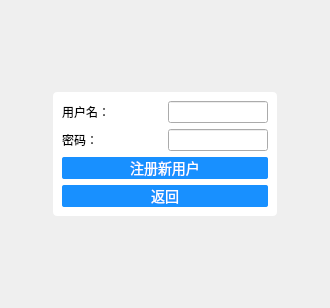
<?xml version="1.0" encoding="UTF-8"?>
<ui version="4.0">
 <class>UserManagement</class>
 <widget class="QDialog" name="UserManagement">
  <property name="geometry">
   <rect>
    <x>0</x>
    <y>0</y>
    <width>330</width>
    <height>308</height>
   </rect>
  </property>
  <property name="windowTitle">
   <string>Dialog</string>
  </property>
  <property name="styleSheet">
   <string notr="true">#UserManagement{
	border-image: url(:/image/login.jpg);
}



</string>
  </property>
  <layout class="QGridLayout" name="gridLayout_5">
   <item row="0" column="0">
    <widget class="QStackedWidget" name="stackedWidget_userManagement">
     <property name="autoFillBackground">
      <bool>false</bool>
     </property>
     <property name="styleSheet">
      <string notr="true">QPushButton{
	border: 0px;
    border-radius: 2px;
    color: rgb(255, 255, 255);
    background-color: rgb(24, 144, 255);
    min-width: 110px;
    min-height: 22px;
    font-family: &quot;黑体&quot;;
    font-size: 14px;
}

QPushButton:hover{
    background-color: rgb(70, 166, 255);
}

QPushButton:pressed{
    background-color: rgb(22, 130, 230);
}
</string>
     </property>
     <property name="currentIndex">
      <number>1</number>
     </property>
     <widget class="QWidget" name="page_login">
      <property name="styleSheet">
       <string notr="true">#page_login{
	background-color: rgba(255, 255, 255, 0);
}</string>
      </property>
      <layout class="QGridLayout" name="gridLayout_4">
       <item row="0" column="0">
        <layout class="QHBoxLayout" name="horizontalLayout_11">
         <item>
          <spacer name="horizontalSpacer">
           <property name="orientation">
            <enum>Qt::Horizontal</enum>
           </property>
           <property name="sizeHint" stdset="0">
            <size>
             <width>40</width>
             <height>20</height>
            </size>
           </property>
          </spacer>
         </item>
         <item>
          <layout class="QVBoxLayout" name="verticalLayout_3">
           <item>
            <spacer name="verticalSpacer_2">
             <property name="orientation">
              <enum>Qt::Vertical</enum>
             </property>
             <property name="sizeHint" stdset="0">
              <size>
               <width>20</width>
               <height>40</height>
              </size>
             </property>
            </spacer>
           </item>
           <item>
            <widget class="QWidget" name="widget_login" native="true">
             <property name="styleSheet">
              <string notr="true">#widget_login{	
	background-color: rgb(255, 255, 255);
	border-radius:4px;
}</string>
             </property>
             <layout class="QGridLayout" name="gridLayout_2">
              <property name="leftMargin">
               <number>9</number>
              </property>
              <property name="topMargin">
               <number>9</number>
              </property>
              <property name="rightMargin">
               <number>9</number>
              </property>
              <property name="bottomMargin">
               <number>9</number>
              </property>
              <item row="0" column="0">
               <layout class="QHBoxLayout" name="horizontalLayout">
                <item>
                 <widget class="QLabel" name="label">
                  <property name="minimumSize">
                   <size>
                    <width>100</width>
                    <height>0</height>
                   </size>
                  </property>
                  <property name="text">
                   <string>用户名：</string>
                  </property>
                 </widget>
                </item>
                <item>
                 <widget class="QLineEdit" name="lineEdit_userName"/>
                </item>
               </layout>
              </item>
              <item row="1" column="0">
               <widget class="QStackedWidget" name="stackedWidget_password">
                <property name="styleSheet">
                 <string notr="true"/>
                </property>
                <property name="currentIndex">
                 <number>0</number>
                </property>
                <widget class="QWidget" name="page">
                 <layout class="QVBoxLayout" name="verticalLayout_2">
                  <property name="leftMargin">
                   <number>0</number>
                  </property>
                  <property name="topMargin">
                   <number>0</number>
                  </property>
                  <property name="rightMargin">
                   <number>0</number>
                  </property>
                  <property name="bottomMargin">
                   <number>0</number>
                  </property>
                  <item>
                   <layout class="QHBoxLayout" name="horizontalLayout_2">
                    <item>
                     <widget class="QLabel" name="label_2">
                      <property name="minimumSize">
                       <size>
                        <width>100</width>
                        <height>0</height>
                       </size>
                      </property>
                      <property name="text">
                       <string>密码：</string>
                      </property>
                     </widget>
                    </item>
                    <item>
                     <widget class="QLineEdit" name="lineEdit_password">
                      <property name="echoMode">
                       <enum>QLineEdit::Password</enum>
                      </property>
                     </widget>
                    </item>
                   </layout>
                  </item>
                  <item>
                   <layout class="QHBoxLayout" name="horizontalLayout_12">
                    <item>
                     <widget class="QPushButton" name="pushButton_login">
                      <property name="text">
                       <string>登录</string>
                      </property>
                     </widget>
                    </item>
                    <item>
                     <widget class="QPushButton" name="pushButton_exit">
                      <property name="text">
                       <string>退出</string>
                      </property>
                     </widget>
                    </item>
                   </layout>
                  </item>
                  <item>
                   <widget class="QPushButton" name="pushButton_modifyPassword">
                    <property name="text">
                     <string>修改密码</string>
                    </property>
                   </widget>
                  </item>
                  <item>
                   <widget class="QPushButton" name="pushButton_createUser">
                    <property name="text">
                     <string>创建用户</string>
                    </property>
                   </widget>
                  </item>
                 </layout>
                </widget>
                <widget class="QWidget" name="page_2">
                 <layout class="QVBoxLayout" name="verticalLayout">
                  <property name="leftMargin">
                   <number>0</number>
                  </property>
                  <property name="topMargin">
                   <number>0</number>
                  </property>
                  <property name="rightMargin">
                   <number>0</number>
                  </property>
                  <property name="bottomMargin">
                   <number>0</number>
                  </property>
                  <item>
                   <layout class="QHBoxLayout" name="horizontalLayout_3">
                    <item>
                     <widget class="QLabel" name="label_3">
                      <property name="minimumSize">
                       <size>
                        <width>100</width>
                        <height>0</height>
                       </size>
                      </property>
                      <property name="text">
                       <string>旧密码：</string>
                      </property>
                     </widget>
                    </item>
                    <item>
                     <widget class="QLineEdit" name="lineEdit_oldPassword">
                      <property name="echoMode">
                       <enum>QLineEdit::Password</enum>
                      </property>
                     </widget>
                    </item>
                   </layout>
                  </item>
                  <item>
                   <layout class="QHBoxLayout" name="horizontalLayout_4">
                    <item>
                     <widget class="QLabel" name="label_4">
                      <property name="minimumSize">
                       <size>
                        <width>100</width>
                        <height>0</height>
                       </size>
                      </property>
                      <property name="text">
                       <string>新密码：</string>
                      </property>
                     </widget>
                    </item>
                    <item>
                     <widget class="QLineEdit" name="lineEdit_newPassword1">
                      <property name="echoMode">
                       <enum>QLineEdit::Password</enum>
                      </property>
                     </widget>
                    </item>
                   </layout>
                  </item>
                  <item>
                   <layout class="QHBoxLayout" name="horizontalLayout_5">
                    <item>
                     <widget class="QLabel" name="label_5">
                      <property name="minimumSize">
                       <size>
                        <width>100</width>
                        <height>0</height>
                       </size>
                      </property>
                      <property name="text">
                       <string>再次输入新密码：</string>
                      </property>
                     </widget>
                    </item>
                    <item>
                     <widget class="QLineEdit" name="lineEdit_newPassword2">
                      <property name="echoMode">
                       <enum>QLineEdit::Password</enum>
                      </property>
                     </widget>
                    </item>
                   </layout>
                  </item>
                  <item>
                   <layout class="QHBoxLayout" name="horizontalLayout_6">
                    <item>
                     <widget class="QPushButton" name="pushButton_modifyConfirm">
                      <property name="text">
                       <string>确认修改</string>
                      </property>
                     </widget>
                    </item>
                    <item>
                     <widget class="QPushButton" name="pushButton_modifyCancel">
                      <property name="text">
                       <string>返回</string>
                      </property>
                     </widget>
                    </item>
                   </layout>
                  </item>
                 </layout>
                </widget>
               </widget>
              </item>
             </layout>
            </widget>
           </item>
           <item>
            <spacer name="verticalSpacer_3">
             <property name="orientation">
              <enum>Qt::Vertical</enum>
             </property>
             <property name="sizeHint" stdset="0">
              <size>
               <width>20</width>
               <height>40</height>
              </size>
             </property>
            </spacer>
           </item>
          </layout>
         </item>
         <item>
          <spacer name="horizontalSpacer_2">
           <property name="orientation">
            <enum>Qt::Horizontal</enum>
           </property>
           <property name="sizeHint" stdset="0">
            <size>
             <width>40</width>
             <height>20</height>
            </size>
           </property>
          </spacer>
         </item>
        </layout>
       </item>
      </layout>
     </widget>
     <widget class="QWidget" name="page_create">
      <property name="styleSheet">
       <string notr="true">#page_manage{
	background-color: rgba(255, 255, 255, 0);
}</string>
      </property>
      <layout class="QGridLayout" name="gridLayout">
       <item row="0" column="0">
        <layout class="QHBoxLayout" name="horizontalLayout_10" stretch="0">
         <item>
          <layout class="QHBoxLayout" name="horizontalLayout_13">
           <item>
            <spacer name="horizontalSpacer_3">
             <property name="orientation">
              <enum>Qt::Horizontal</enum>
             </property>
             <property name="sizeHint" stdset="0">
              <size>
               <width>40</width>
               <height>20</height>
              </size>
             </property>
            </spacer>
           </item>
           <item>
            <layout class="QVBoxLayout" name="verticalLayout_5">
             <item>
              <spacer name="verticalSpacer_4">
               <property name="orientation">
                <enum>Qt::Vertical</enum>
               </property>
               <property name="sizeHint" stdset="0">
                <size>
                 <width>20</width>
                 <height>40</height>
                </size>
               </property>
              </spacer>
             </item>
             <item>
              <widget class="QWidget" name="widget_signIn" native="true">
               <property name="styleSheet">
                <string notr="true">#widget_signIn{	
	background-color: rgb(255, 255, 255);
	border-radius:4px;
}</string>
               </property>
               <layout class="QGridLayout" name="gridLayout_3">
                <item row="0" column="0">
                 <layout class="QVBoxLayout" name="verticalLayout_4">
                  <item>
                   <layout class="QHBoxLayout" name="horizontalLayout_8">
                    <item>
                     <widget class="QLabel" name="label_7">
                      <property name="minimumSize">
                       <size>
                        <width>100</width>
                        <height>0</height>
                       </size>
                      </property>
                      <property name="text">
                       <string>用户名：</string>
                      </property>
                     </widget>
                    </item>
                    <item>
                     <widget class="QLineEdit" name="lineEdit_userManagement_userName"/>
                    </item>
                   </layout>
                  </item>
                  <item>
                   <layout class="QHBoxLayout" name="horizontalLayout_7">
                    <item>
                     <widget class="QLabel" name="label_6">
                      <property name="minimumSize">
                       <size>
                        <width>100</width>
                        <height>0</height>
                       </size>
                      </property>
                      <property name="text">
                       <string>密码：</string>
                      </property>
                     </widget>
                    </item>
                    <item>
                     <widget class="QLineEdit" name="lineEdit_userManagement_password">
                      <property name="echoMode">
                       <enum>QLineEdit::Password</enum>
                      </property>
                     </widget>
                    </item>
                   </layout>
                  </item>
                  <item>
                   <widget class="QPushButton" name="pushButton_userManagement_addUser">
                    <property name="text">
                     <string>注册新用户</string>
                    </property>
                   </widget>
                  </item>
                  <item>
                   <widget class="QPushButton" name="pushButton_userManagement_back">
                    <property name="text">
                     <string>返回</string>
                    </property>
                   </widget>
                  </item>
                 </layout>
                </item>
               </layout>
              </widget>
             </item>
             <item>
              <spacer name="verticalSpacer_5">
               <property name="orientation">
                <enum>Qt::Vertical</enum>
               </property>
               <property name="sizeHint" stdset="0">
                <size>
                 <width>20</width>
                 <height>40</height>
                </size>
               </property>
              </spacer>
             </item>
            </layout>
           </item>
           <item>
            <spacer name="horizontalSpacer_4">
             <property name="orientation">
              <enum>Qt::Horizontal</enum>
             </property>
             <property name="sizeHint" stdset="0">
              <size>
               <width>40</width>
               <height>20</height>
              </size>
             </property>
            </spacer>
           </item>
          </layout>
         </item>
        </layout>
       </item>
      </layout>
     </widget>
    </widget>
   </item>
  </layout>
 </widget>
 <resources/>
 <connections/>
</ui>
